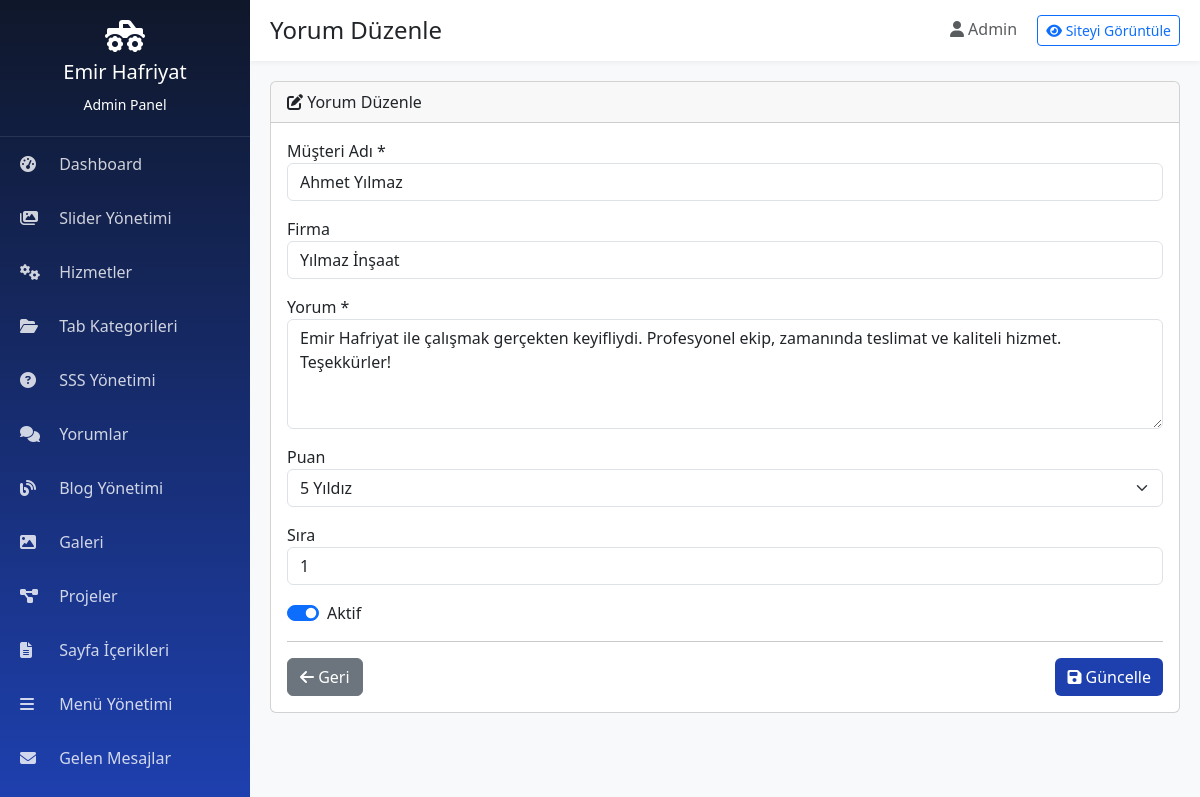
The app's page /admin/testimonial_edit.php?id=1 (signed in) with its own data.
### tables this page shows
CREATE TABLE `testimonials` (
  `id` int(11) NOT NULL AUTO_INCREMENT,
  `client_name` varchar(100) NOT NULL,
  `client_company` varchar(150) DEFAULT NULL,
  `comment` text NOT NULL,
  `rating` int(11) DEFAULT 5,
  `image` varchar(255) DEFAULT NULL,
  `sort_order` int(11) DEFAULT 0,
  `status` tinyint(1) DEFAULT 1,
  `created_at` timestamp NOT NULL DEFAULT CURRENT_TIMESTAMP,
  PRIMARY KEY (`id`)
);

### config.php (called while the page is built, shortened)
<?php
spl_autoload_register(function($class) {
    $file = BASE_PATH . '/includes/classes/' . $class . '.php';
});
require_once BASE_PATH . '/includes/functions.php';

### includes/classes/Database.php (called while the page is built, shortened)
<?php
class Database {
    private static $instance = null;
    private $conn;
    private function __construct() {
        try {
            $dsn = "mysql:host=" . DB_HOST . ";dbname=" . DB_NAME . ";charset=" . DB_CHARSET;
            $this->conn = new PDO($dsn, DB_USER, DB_PASS);
            $this->conn->setAttribute(PDO::ATTR_ERRMODE, PDO::ERRMODE_EXCEPTION);
            $this->conn->setAttribute(PDO::ATTR_DEFAULT_FETCH_MODE, PDO::FETCH_ASSOC);
            $this->conn->setAttribute(PDO::ATTR_EMULATE_PREPARES, false);
        } catch(PDOException $e) {
            die("Veritabanı bağlantısı başarısız: " . $e->getMessage());
        }
    }
    public static function getInstance() {
        if (self::$instance === null) {
            self::$instance = new self();
        }
        return self::$instance;
    }
    public function query($sql, $params = []) {
        try {
            $stmt = $this->conn->prepare($sql);
            $stmt->execute($params);
            return $stmt;
        } catch(PDOException $e) {
            error_log("Query Error: " . $e->getMessage());
            return false;
        }
    }
    public function fetchOne($sql, $params = []) {
        $stmt = $this->query($sql, $params);
        return $stmt ? $stmt->fetch() : null;
    }
}

### includes/functions.php (called while the page is built, shortened)
<?php
function clean($data) {
    return htmlspecialchars(strip_tags(trim($data)), ENT_QUOTES, 'UTF-8');
}

### admin/testimonial_edit.php (the view, shortened to what this page needs)
<?php
require_once '../config.php';
$db = Database::getInstance();
$id = (int)($_GET['id'] ?? 0);
if ($id > 0) {
    $t = $db->fetchOne("SELECT * FROM testimonials WHERE id = ?", [$id]);
} else {
    setFlash('error', 'Geçersiz yorum ID!');
    header('Location: testimonials.php');
    exit;
}
include 'includes/header.php';
?>
<div class="card">
    <div class="card-header"><i class="fas fa-edit"></i> Yorum Düzenle</div>
    <div class="card-body">
        <form method="POST">
            <div class="mb-3"><label>Müşteri Adı *</label><input type="text" name="client_name" class="form-control" value="<?=clean($t['client_name'])?>" required></div>
            <div class="mb-3"><label>Firma</label><input type="text" name="client_company" class="form-control" value="<?=clean($t['client_company'])?>"></div>
            <div class="mb-3"><label>Yorum *</label><textarea name="comment" class="form-control" rows="4" required><?=clean($t['comment'])?></textarea></div>
            <div class="mb-3"><label>Puan</label><select name="rating" class="form-select"><?php for($i=5;$i>=1;$i--): ?><option value="<?=$i?>" <?=$t['rating']==$i?'selected':''?>><?=$i?> Yıldız</option><?php endfor; ?></select></div>
            <div class="mb-3"><label>Sıra</label><input type="number" name="sort_order" class="form-control" value="<?=$t['sort_order']?>"></div>
            <div class="mb-3"><div class="form-check form-switch"><input class="form-check-input" type="checkbox" name="status" <?=$t['status']?'checked':''?>><label>Aktif</label></div></div>
            <hr>
            <div class="d-flex justify-content-between">
                <a href="testimonials.php" class="btn btn-secondary"><i class="fas fa-arrow-left"></i> Geri</a>
                <button type="submit" class="btn btn-primary"><i class="fas fa-save"></i> Güncelle</button>
            </div>
        </form>
    </div>
</div>
<?php include 'includes/footer.php'; ?>

### admin/includes/header.php (style rules this page uses)
:root { --sidebar-width: 250px; --primary-yellow: #FFC107; --primary-blue: #1E40AF; --dark-blue: #0F172A; }
body { background: #f8f9fa; }
.btn-primary { background: var(--primary-blue); border: none; }

### records on screen
testimonials: client_name "Ahmet Yılmaz", client_company "Yılmaz İnşaat", comment "Emir Hafriyat ile çalışmak gerçekten keyifliydi. Profesyonel ekip, zamanında teslimat ve kaliteli hizmet. Teşekkürler!", rating "5 Yıldız", sort_order "1", status "☑"

### other values on screen
$pageTitle "Yorum Düzenle"
$_SESSION['admin_name'] "Admin"
